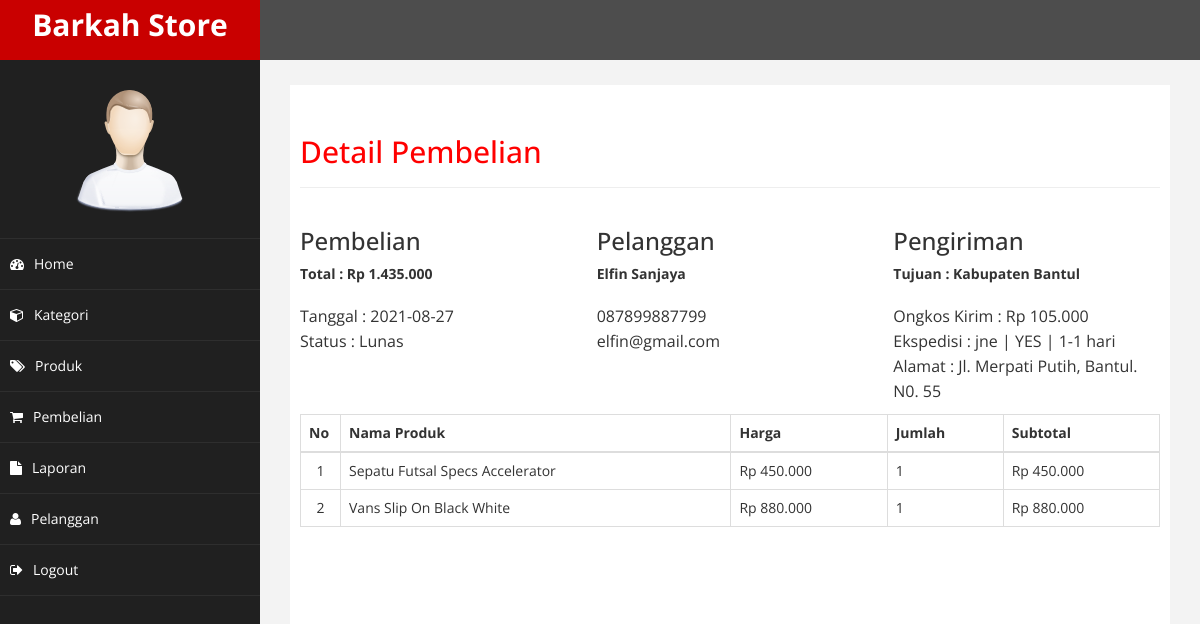
Page /admin/index.php?hal=detail&id=58 (signed in) on the committed database.
### tables this page shows
CREATE TABLE `pembelian` (
  `id_pembelian` int(11) NOT NULL,
  `id_pelanggan` int(11) NOT NULL,
  `tanggal_beli` date NOT NULL,
  `total_beli` int(11) NOT NULL,
  `alamat_pengiriman` text NOT NULL,
  `status_beli` varchar(40) NOT NULL DEFAULT 'Belum Bayar',
  `resi` varchar(40) NOT NULL,
  `total_berat` int(11) NOT NULL,
  `provinsi` varchar(50) NOT NULL,
  `distrik` varchar(50) NOT NULL,
  `tipe` varchar(50) NOT NULL,
  `kodepos` varchar(50) NOT NULL,
  `ekspedisi` varchar(50) NOT NULL,
  `paket` varchar(50) NOT NULL,
  `ongkir` int(11) NOT NULL,
  `estimasi` varchar(50) NOT NULL
);

CREATE TABLE `pelanggan` (
  `id_pelanggan` int(11) NOT NULL,
  `email` varchar(40) NOT NULL,
  `pass_pelanggan` varchar(40) NOT NULL,
  `nama_pelanggan` varchar(40) NOT NULL,
  `telepon` varchar(15) NOT NULL,
  `alamat` text NOT NULL
);

CREATE TABLE `pembelian_produk` (
  `id_pembelian_produk` int(11) NOT NULL,
  `id_pembelian` int(11) NOT NULL,
  `id_produk` int(11) NOT NULL,
  `jumlah` int(11) NOT NULL,
  `nama` varchar(40) NOT NULL,
  `harga` int(11) NOT NULL,
  `berat` int(11) NOT NULL,
  `sub_berat` int(11) NOT NULL,
  `sub_harga` int(11) NOT NULL
);

CREATE TABLE `produk` (
  `id_produk` int(11) NOT NULL,
  `id_kategori` int(11) NOT NULL,
  `nama_produk` varchar(40) NOT NULL,
  `harga_produk` int(11) NOT NULL,
  `berat` int(11) NOT NULL,
  `foto_produk` varchar(40) NOT NULL,
  `deskripsi` text NOT NULL,
  `stok_produk` int(11) NOT NULL
);

### admin/function.php (called while the page is built, shortened)
<?php
function rupiah($angka) {
    $rupiah = "Rp " . number_format($angka,0,',','.');
    return $rupiah;
}
?>

### admin/detail.php (the view, shortened to what this page needs)
<?php
include 'function.php';
?>
<div class="page-header">
    <h2>Detail Pembelian</h2>
</div>
<?php
        $tampil = mysqli_query($koneksi,"SELECT * FROM pembelian JOIN pelanggan
                                        ON pembelian.id_pelanggan=pelanggan.id_pelanggan
                                        WHERE pembelian.id_pembelian='$_GET[id]' ");
        $data = mysqli_fetch_array($tampil);
?>
<div class="row">
    <div class="col-md-4">
        <h3>Pembelian</h3>
        <strong>
            Total : <?= rupiah($data['total_beli']); ?><br>
        </strong>
        <p>
            Tanggal : <?= $data['tanggal_beli']; ?> <br>
            Status : <?= $data['status_beli']; ?>
        </p>
    </div>
    <div class="col-md-4">
        <h3>Pelanggan</h3>
        <strong><?= $data['nama_pelanggan']; ?></strong><br>
        <p>
            <?= $data['telepon']; ?> <br>
            <?= $data['email']; ?>
        </p>
    </div>
    <div class="col-md-4">
        <h3>Pengiriman</h3>
        <strong>Tujuan : <?= $data['tipe']." ".$data['distrik']; ?></strong> <br>
        <p>
            Ongkos Kirim : <?= rupiah($data['ongkir']); ?><br>
            Ekspedisi : <?= $data['ekspedisi']." | ".$data['paket']." | ".$data['estimasi']." hari"; ?><br>
            Alamat : <?= $data['alamat_pengiriman']; ?>
        </p>
    </div>
</div>
<table class="table table-bordered">
    <thead>
        <tr>
            <th>No</th>
            <th>Nama Produk</th>
            <th>Harga</th>
            <th>Jumlah</th>
            <th>Subtotal</th>
        </tr>
    </thead>
    <tbody>
    <?php
        $tampil = mysqli_query($koneksi,"SELECT * FROM pembelian_produk JOIN produk
                                        ON pembelian_produk.id_produk=produk.id_produk
                                        WHERE pembelian_produk.id_pembelian='$_GET[id]' ");
        $no = 1;
        while($data = mysqli_fetch_array($tampil)) :
    ?>
        <tr>
            <td width='40px' align='center'><?= $no++ ?></td>
            <td><?= $data['nama_produk']; ?></td>
            <td><?= rupiah($data['harga_produk']); ?></td>
            <td><?= $data['jumlah']; ?></td>
            <td>
                <?php
                    $subtotal =  $data['harga_produk'] * $data['jumlah'];
                    echo rupiah($subtotal);
                ?>
            </td>
        </tr>
        <?php endwhile; ?>
    </tbody>
</table>

### admin/assets/css/custom.css (style rules this page uses)
body { font-family: 'Open Sans', sans-serif; }
h2 { color: #f00; }
p { font-size:16px; line-height:25px; padding-top:20px; }

### rows in the picture
pembelian: total_beli "Rp 1.435.000", tanggal_beli "2021-08-27", status_beli "Lunas", id_pelanggan.nama_pelanggan "Elfin Sanjaya", id_pelanggan.telepon "087899887799", id_pelanggan.email "elfin@gmail.com", tipe "Kabupaten", distrik "Bantul", ongkir "Rp 105.000", ekspedisi "jne", paket "YES", estimasi "1-1", alamat_pengiriman "Jl. Merpati Putih, Bantul. N0. 55"
pembelian_produk: id_produk.nama_produk "Sepatu Futsal Specs Accelerator", id_produk.harga_produk "Rp 450.000", jumlah "1", rupiah($subtotal) "Rp 450.000"
pembelian_produk: id_produk.nama_produk "Vans Slip On Black White", id_produk.harga_produk "Rp 880.000", jumlah "1", rupiah($subtotal) "Rp 880.000"
